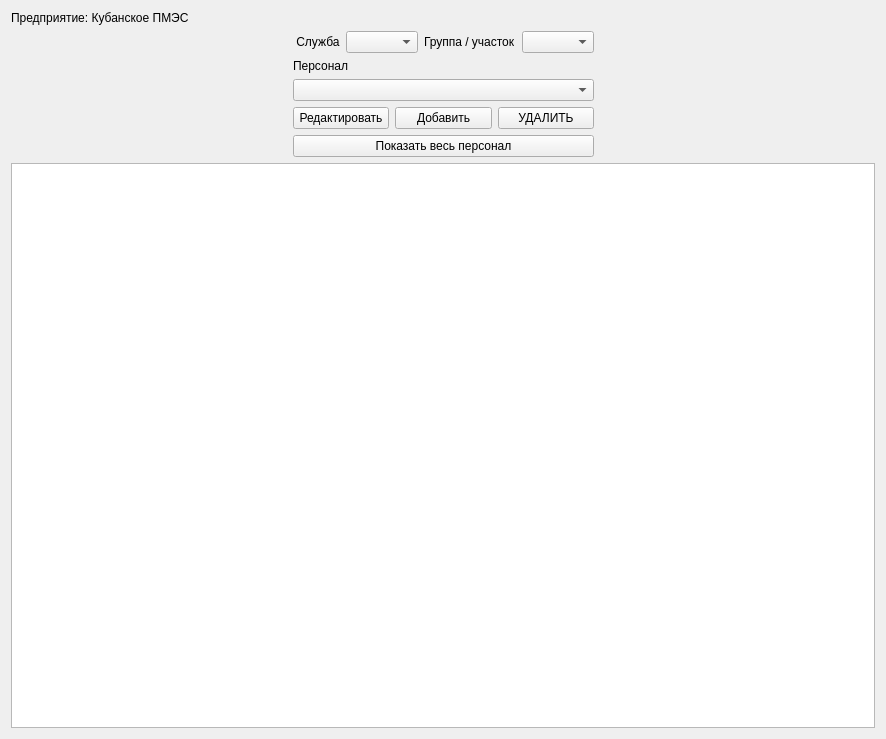
<?xml version="1.0" encoding="UTF-8"?>
<ui version="4.0">
 <class>StaffReportsWidget</class>
 <widget class="QWidget" name="StaffReportsWidget">
  <property name="geometry">
   <rect>
    <x>0</x>
    <y>0</y>
    <width>886</width>
    <height>739</height>
   </rect>
  </property>
  <property name="windowTitle">
   <string>Form</string>
  </property>
  <layout class="QVBoxLayout" name="verticalLayout_2">
   <item>
    <widget class="QLabel" name="label_company_name">
     <property name="text">
      <string>Предприятие: Кубанское ПМЭС</string>
     </property>
    </widget>
   </item>
   <item>
    <layout class="QHBoxLayout" name="horizontalLayout_3">
     <item>
      <spacer name="horizontalSpacer_3">
       <property name="orientation">
        <enum>Qt::Orientation::Horizontal</enum>
       </property>
       <property name="sizeHint" stdset="0">
        <size>
         <width>40</width>
         <height>20</height>
        </size>
       </property>
      </spacer>
     </item>
     <item>
      <layout class="QVBoxLayout" name="verticalLayout">
       <item>
        <layout class="QHBoxLayout" name="horizontalLayout_2">
         <item>
          <widget class="QLabel" name="label_sirvice_list_title">
           <property name="text">
            <string> Служба</string>
           </property>
          </widget>
         </item>
         <item>
          <widget class="QComboBox" name="comboBox_service_list"/>
         </item>
         <item>
          <widget class="QLabel" name="label_group_list_title">
           <property name="text">
            <string>Группа / участок</string>
           </property>
          </widget>
         </item>
         <item>
          <widget class="QComboBox" name="comboBox_group_list"/>
         </item>
        </layout>
       </item>
       <item>
        <widget class="QLabel" name="label">
         <property name="text">
          <string>Персонал</string>
         </property>
        </widget>
       </item>
       <item>
        <widget class="QComboBox" name="comboBox_service_list_2"/>
       </item>
       <item>
        <layout class="QHBoxLayout" name="horizontalLayout">
         <item>
          <widget class="QPushButton" name="pushButton">
           <property name="text">
            <string>Редактировать</string>
           </property>
          </widget>
         </item>
         <item>
          <widget class="QPushButton" name="pushButton_2">
           <property name="text">
            <string>Добавить</string>
           </property>
          </widget>
         </item>
         <item>
          <widget class="QPushButton" name="pushButton_3">
           <property name="text">
            <string>УДАЛИТЬ</string>
           </property>
          </widget>
         </item>
        </layout>
       </item>
       <item>
        <widget class="QPushButton" name="pushButton_4">
         <property name="text">
          <string>Показать весь персонал</string>
         </property>
        </widget>
       </item>
      </layout>
     </item>
     <item>
      <spacer name="horizontalSpacer_2">
       <property name="orientation">
        <enum>Qt::Orientation::Horizontal</enum>
       </property>
       <property name="sizeHint" stdset="0">
        <size>
         <width>40</width>
         <height>20</height>
        </size>
       </property>
      </spacer>
     </item>
    </layout>
   </item>
   <item>
    <widget class="QTableWidget" name="tableWidget_service_data_table"/>
   </item>
  </layout>
 </widget>
 <resources/>
 <connections/>
</ui>
